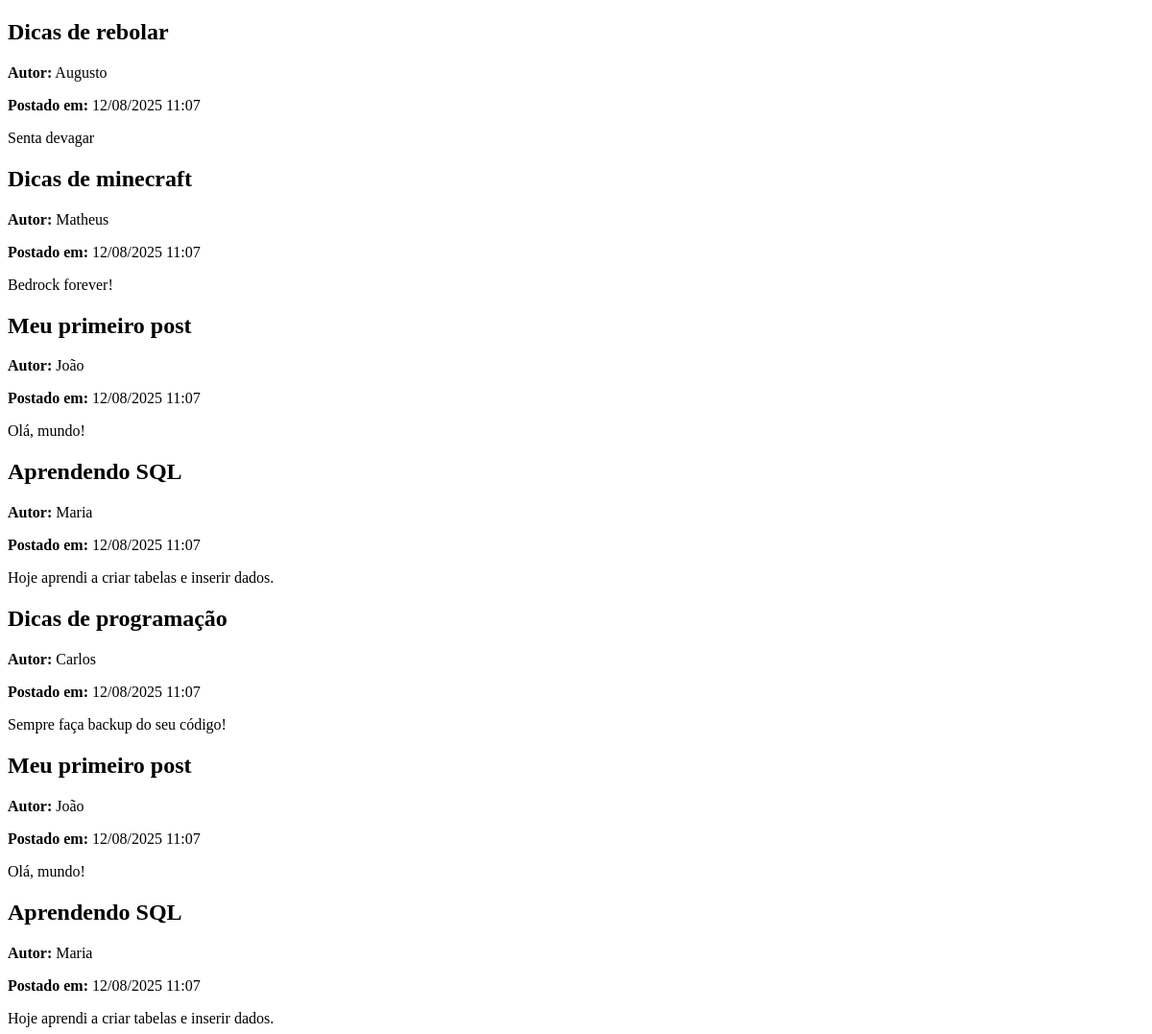
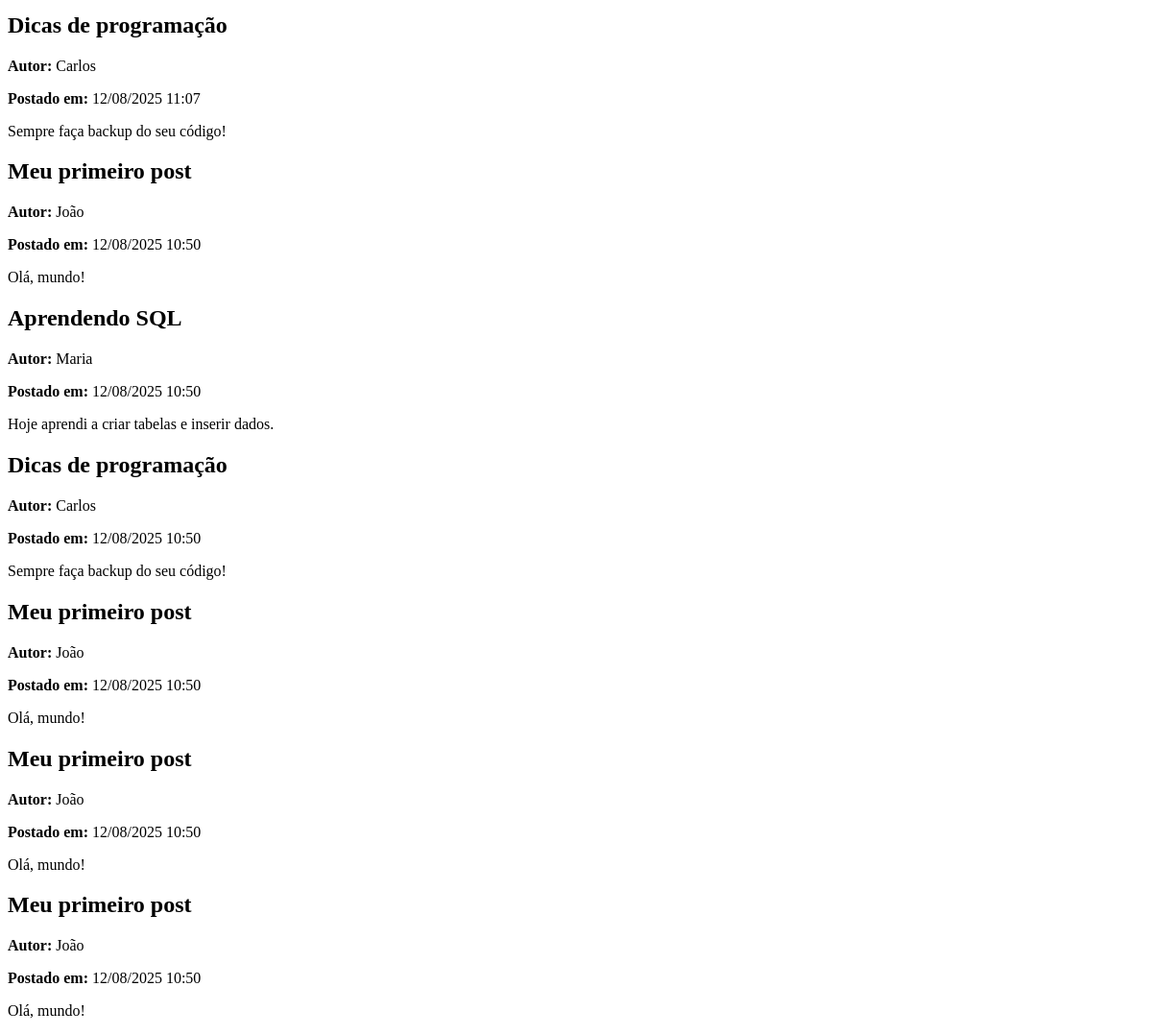
Before: / with the older database file (2 pictures, top to bottom).
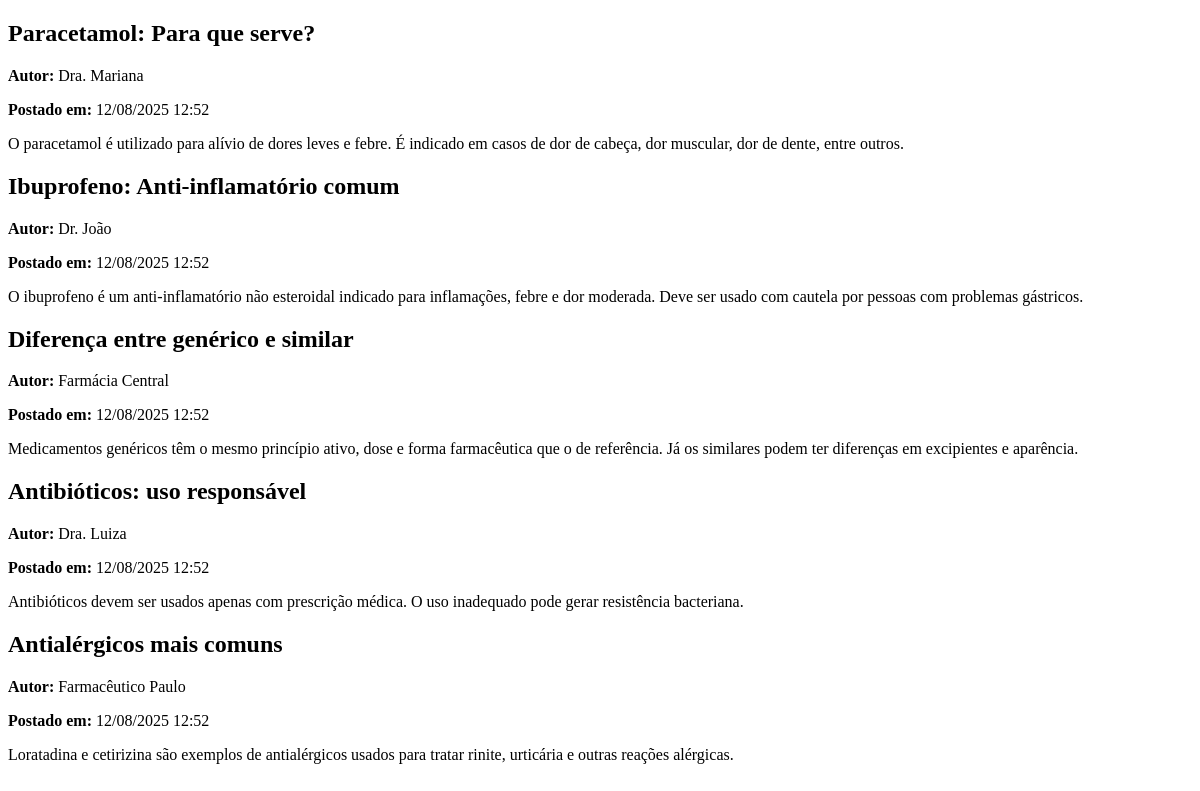
After: the same page with the newer database file.
### farmacia/models.py (models this page shows, shortened)
class Post(models.Model):
    autor = models.CharField(max_length=32)  # campo texto
    titulo = models.CharField(max_length=100)
    conteudo = models.TextField()
    data_postagem = models.DateTimeField(auto_now_add=True)
    class Meta:
        db_table = 'posts'  # nome da tabela no banco de dados
        ordering = ['-data_postagem']  # ordena por data mais recente primeiro

### farmacia/views.py (the view)
# urls.py: path('', views.inicio),
def inicio(request):
    meu_posts = Post.objects.all()
    return render(request, 'inicio.html', {'posts': meu_posts})

### templates/inicio.html (shortened to what this page needs)
<!DOCTYPE html>
<html lang="pt-br">
<head>
</head>
<body>
    {% for pp in posts %}
        <div>
            <h2>{{pp.titulo}}</h2>
                <p><strong>Autor:</strong> {{pp.autor}}</p>
                <p><strong>Postado em:</strong>
                {{pp.data_postagem|date:"d/m/Y H:i"}}</p>
                <p>{{pp.conteudo}}</p>
        </div>
    {% endfor %}
</body>
</html>

Changed rows visible on the page:
removed Post: titulo "Dicas de rebolar", autor "Augusto", data_postagem "12/08/2025 11:07", conteudo "Senta devagar"
removed Post: titulo "Dicas de minecraft", autor "Matheus", data_postagem "12/08/2025 11:07", conteudo "Bedrock forever!"
removed Post: titulo "Meu primeiro post", autor "João", data_postagem "12/08/2025 11:07", conteudo "Olá, mundo!"
removed Post: titulo "Aprendendo SQL", autor "Maria", data_postagem "12/08/2025 11:07", conteudo "Hoje aprendi a criar tabelas e inserir dados."
removed Post: titulo "Dicas de programação", autor "Carlos", data_postagem "12/08/2025 11:07", conteudo "Sempre faça backup do seu código!"
removed Post: titulo "Meu primeiro post", autor "João", data_postagem "12/08/2025 11:07", conteudo "Olá, mundo!"
removed Post: titulo "Aprendendo SQL", autor "Maria", data_postagem "12/08/2025 11:07", conteudo "Hoje aprendi a criar tabelas e inserir dados."
removed Post: titulo "Dicas de programação", autor "Carlos", data_postagem "12/08/2025 11:07", conteudo "Sempre faça backup do seu código!"
removed Post: titulo "Meu primeiro post", autor "João", data_postagem "12/08/2025 10:50", conteudo "Olá, mundo!"
removed Post: titulo "Aprendendo SQL", autor "Maria", data_postagem "12/08/2025 10:50", conteudo "Hoje aprendi a criar tabelas e inserir dados."
removed Post: titulo "Dicas de programação", autor "Carlos", data_postagem "12/08/2025 10:50", conteudo "Sempre faça backup do seu código!"
removed Post: titulo "Meu primeiro post", autor "João", data_postagem "12/08/2025 10:50", conteudo "Olá, mundo!"
removed Post: titulo "Meu primeiro post", autor "João", data_postagem "12/08/2025 10:50", conteudo "Olá, mundo!"
removed Post: titulo "Meu primeiro post", autor "João", data_postagem "12/08/2025 10:50", conteudo "Olá, mundo!"
added Post: titulo "Paracetamol: Para que serve?", autor "Dra. Mariana", data_postagem "12/08/2025 12:52", conteudo "O paracetamol é utilizado para alívio de dores leves e febre. É indicado em casos de dor de cabeça, dor muscular, dor de dente, entre outros."
added Post: titulo "Ibuprofeno: Anti-inflamatório comum", autor "Dr. João", data_postagem "12/08/2025 12:52", conteudo "O ibuprofeno é um anti-inflamatório não esteroidal indicado para inflamações, febre e dor moderada. Deve ser usado com cautela por pessoas com problemas gástricos."
added Post: titulo "Diferença entre genérico e similar", autor "Farmácia Central", data_postagem "12/08/2025 12:52", conteudo "Medicamentos genéricos têm o mesmo princípio ativo, dose e forma farmacêutica que o de referência. Já os similares podem ter diferenças em excipientes e aparência."
added Post: titulo "Antibióticos: uso responsável", autor "Dra. Luiza", data_postagem "12/08/2025 12:52", conteudo "Antibióticos devem ser usados apenas com prescrição médica. O uso inadequado pode gerar resistência bacteriana."
added Post: titulo "Antialérgicos mais comuns", autor "Farmacêutico Paulo", data_postagem "12/08/2025 12:52", conteudo "Loratadina e cetirizina são exemplos de antialérgicos usados para tratar rinite, urticária e outras reações alérgicas."
